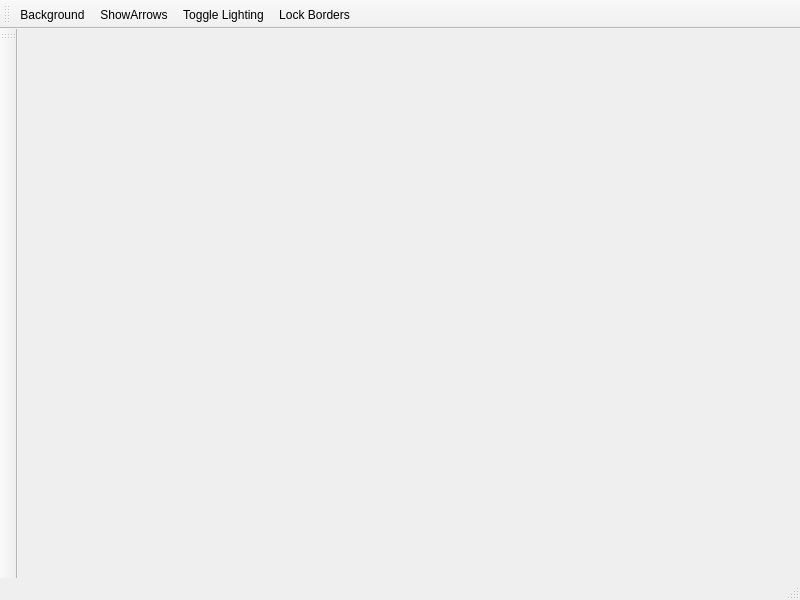
<?xml version="1.0" encoding="UTF-8"?>
<ui version="4.0">
 <class>ZonePainterMainWindow</class>
 <widget class="QMainWindow" name="ZonePainterMainWindow">
  <property name="geometry">
   <rect>
    <x>0</x>
    <y>0</y>
    <width>800</width>
    <height>600</height>
   </rect>
  </property>
  <property name="windowTitle">
   <string>MainWindow</string>
  </property>
  <widget class="QWidget" name="centralwidget"/>
  <widget class="QStatusBar" name="statusbar"/>
  <widget class="QToolBar" name="mainToolBar">
   <property name="windowTitle">
    <string>toolBar</string>
   </property>
   <property name="floatable">
    <bool>false</bool>
   </property>
   <attribute name="toolBarArea">
    <enum>TopToolBarArea</enum>
   </attribute>
   <attribute name="toolBarBreak">
    <bool>false</bool>
   </attribute>
   <addaction name="actionBackground_Dlg"/>
   <addaction name="actionShowArrows_Dlg"/>
   <addaction name="actionToggleLighting"/>
   <addaction name="actionLockBorders"/>
  </widget>
  <widget class="QToolBar" name="painterToolBar">
   <property name="windowTitle">
    <string>toolBar_2</string>
   </property>
   <attribute name="toolBarArea">
    <enum>LeftToolBarArea</enum>
   </attribute>
   <attribute name="toolBarBreak">
    <bool>false</bool>
   </attribute>
  </widget>
  <action name="actionBackground_Dlg">
   <property name="icon">
    <iconset resource="zone_painter.qrc">
     <normaloff>:/painterTools/images/colorize.png</normaloff>:/painterTools/images/colorize.png</iconset>
   </property>
   <property name="text">
    <string>Background</string>
   </property>
   <property name="toolTip">
    <string>Background Color Dialog</string>
   </property>
  </action>
  <action name="actionShowArrows_Dlg">
   <property name="icon">
    <iconset resource="zone_painter.qrc">
     <normaloff>:/painterTools/images/go-down-7.png</normaloff>:/painterTools/images/go-down-7.png</iconset>
   </property>
   <property name="text">
    <string>ShowArrows</string>
   </property>
   <property name="toolTip">
    <string>Show Landscape Orientation Arrows</string>
   </property>
  </action>
  <action name="actionToggleLighting">
   <property name="text">
    <string>Toggle Lighting</string>
   </property>
   <property name="toolTip">
    <string>Toggle automatic lighting</string>
   </property>
  </action>
  <action name="actionLockBorders">
   <property name="checkable">
    <bool>true</bool>
   </property>
   <property name="icon">
    <iconset resource="zone_painter.qrc">
     <normaloff>:/painterTools/images/lock-silver.png</normaloff>
     <normalon>:/painterTools/images/lock-6.png</normalon>:/painterTools/images/lock-silver.png</iconset>
   </property>
   <property name="text">
    <string>Lock Borders</string>
   </property>
   <property name="toolTip">
    <string>Lock Landscape Borders</string>
   </property>
  </action>
 </widget>
 <resources>
  <include location="zone_painter.qrc"/>
 </resources>
 <connections/>
</ui>
